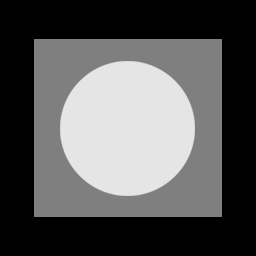
#> input picture Required Images/test.tif, 256 x 256 px, found by its file name
$ python Exp8_2.py
#> lines starting #> are read from the running program, lines starting #| are printed output that depends on the picture
import cv2
import numpy as np
import random
import matplotlib.pyplot as plt

img1 = cv2.imread('test.tif', 0)
#> img1 is the input picture: shape (256, 256); min 0, max 229, mean 87.1

max_val = np.max(img1)
#> max_val = 229
print('Maximum Intensity in Original Image:', max_val)
#| Maximum Intensity in Original Image: 229

prob = 0.1
(nr, nc) = img1.shape
#> nr = 256; nc = 256

output = np.zeros((nr, nc), dtype='uint8')
thres = 1 - prob

for i in range(nr):
    for j in range(nc):
        rdn = random.random()
        if rdn < prob:
            output[i][j] = 0
        elif rdn > thres:
            output[i][j] = 255
        else:
            output[i][j] = img1[i][j]
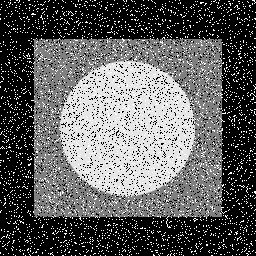
#> output: shape (256, 256); min 0, max 255, mean 95.1

max_val = np.max(output)
#> max_val = 255
print('Maximum Intensity in Noisy Image:', max_val)
#| Maximum Intensity in Noisy Image: 255
titles = ['Original Image', 'Noisy Image (Salt & Pepper)']
images = [img1, output]

for k in range(2):
    plt.subplot(2, 2, k + 1)
    plt.imshow(images[k], cmap='gray')
    plt.title(titles[k])
    plt.xticks([])
    plt.yticks([])
    histr_original = cv2.calcHist([img1], [0], None, [256], [0, 258])
    histr_Noisy_SP = cv2.calcHist([output], [0], None, [256], [0, 258])
    plt.subplot(2, 2, 3)
    plt.plot(histr_original)
    plt.title('Histogram of Test Pattern')
    plt.subplot(2, 2, 4)
    plt.plot(histr_Noisy_SP)
    plt.title('Histogram of Noisy Image (Salt & Pepper)')

plt.show()
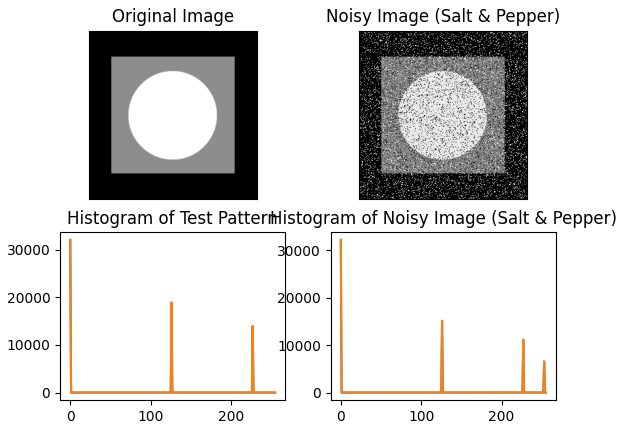
#> figure drawn by matplotlib, 4 panels; panel 2: curve peaks at x = 0, y = 32072; panel 2: curve peaks at x = 0, y = 32072; panel 3: curve peaks at x = 0, y = 32209; panel 3: curve peaks at x = 0, y = 32209

$ run again, with Required Images/Rose.tif copied over Required Images/test.tif
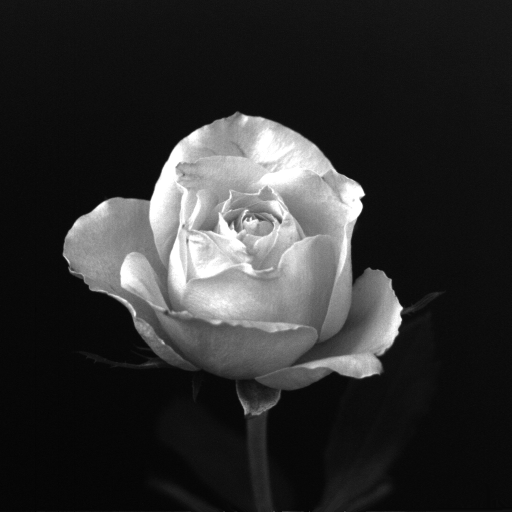
#> input picture Required Images/Rose.tif, 1024 x 1024 px, found by its file name (shown at 1/2 size)
#> img1 is the input picture: shape (1024, 1024); min 0, max 255, mean 46.8
#> max_val = 255
#| Maximum Intensity in Original Image: 255
#> after the loop `for i in range(nr):`:
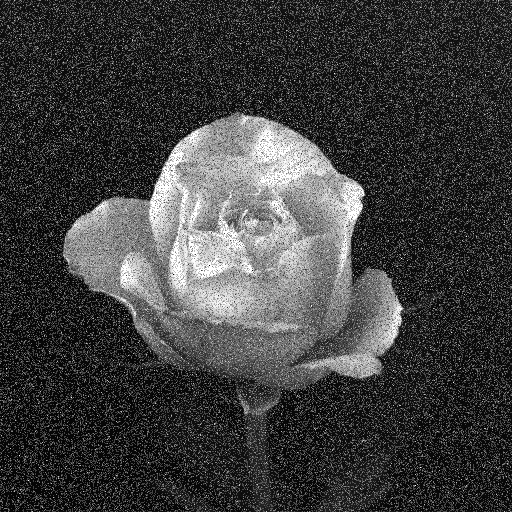
#> output: shape (1024, 1024) (shown at 1/2 size); min 0, max 255, mean 62.9
#| Maximum Intensity in Noisy Image: 255
#> `plt.show()`:
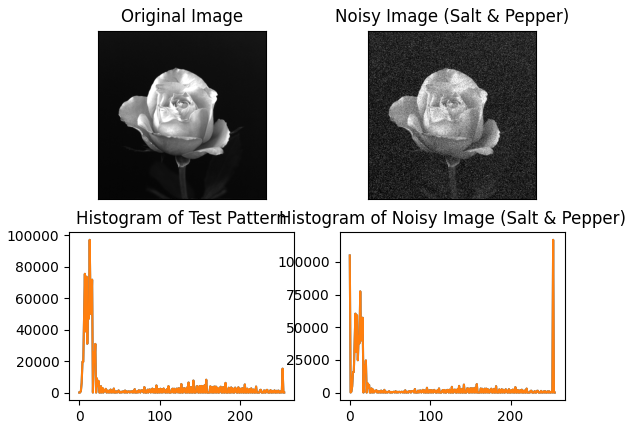
#> figure drawn by matplotlib, 4 panels; panel 2: curve peaks at x = 13, y = 96990; panel 2: curve peaks at x = 13, y = 96990; panel 3: curve peaks at x = 253, y = 116898; panel 3: curve peaks at x = 253, y = 116898
